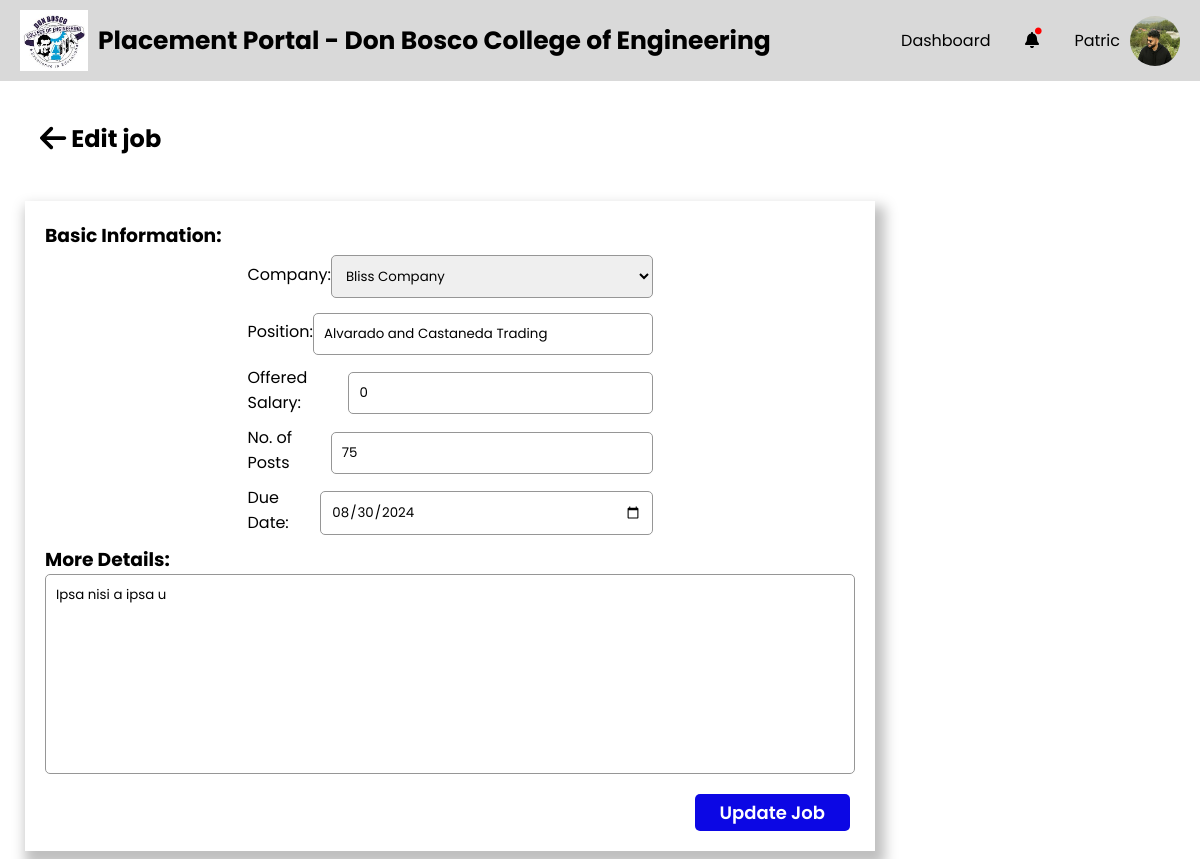
The page /PlacementCoordinator/job-edit.php?jid=43 (signed in) on the database as committed earlier.
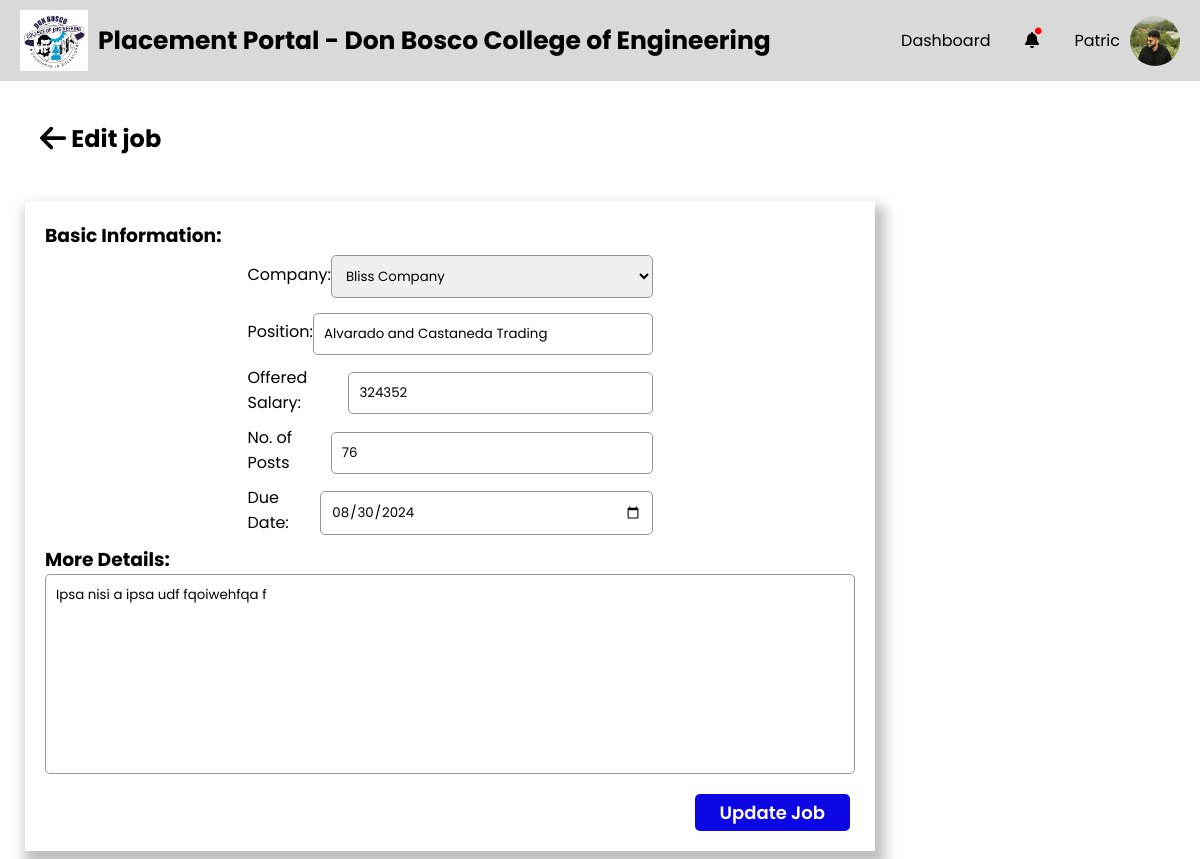
The same page on the database as committed later.
### tables this page shows
CREATE TABLE `jobplacements` (
  `J_id` int(11) NOT NULL,
  `J_Position` varchar(255) NOT NULL,
  `J_Backlogs_allowed` tinyint(1) DEFAULT NULL,
  `J_Description` text DEFAULT NULL,
  `J_Due_date` date DEFAULT NULL,
  `J_Offered_salary` float DEFAULT NULL,
  `J_Req_cgpa` decimal(4,2) DEFAULT NULL,
  `J_No_of_posts` int(11) DEFAULT NULL
);

### PlacementCoordinator/job-edit.php (the view, shortened to what this page needs)
<?php
$jid = (int)$_GET["jid"];
?>
<!DOCTYPE html>
<html lang="en">
<head>
    <?php include './head.php' ?>
    <link rel="stylesheet" href="./css/job-post-edit.css">
</head>
<body>
    <div id="wrapper">
        <?php include './header.php' ?>
        <div class="container">
            <?php include './sidebar.php' ?>
            <div class="main-container">
                <div class="main-container-header">
                    <h2 class="main-container-heading"><a href="./job-management.php"><i class="fa-solid fa-arrow-left fa-lg" style="color: #000000;"></i></a>
                        Edit job</h2>
                </div>
                <div class="sections">
                    <form action="" method="post">
                        <?php
                        $fetchQuery = "SELECT jp.J_Position as position, jp.J_No_of_posts as posts, jp.J_Offered_salary as salary, jp.J_Description as description, jp.J_Due_date as duedate, c.C_id as cid
                        FROM jobplacements as jp
                        INNER JOIN jobposting as j on j.J_id=jp.J_id
                        INNER JOIN company as c on c.C_id=j.C_id
                        WHERE jp.J_id = ?";
                        $fetch = $conn->prepare($fetchQuery);
                        $fetch->bind_param("i", $jid);
                        $fetch->execute();
                        $result = $fetch->get_result();
                        $row = $result->fetch_assoc();
                        ?>
                        <h3>Basic Information:</h3>
                        <div class="form-adjust">
                            <div class="inputbox">
                                <label for="">Company:</label>
                                <select name="company">
                                    <?php
                                    global $conn;
                                    $fetchCompanyQuery = "SELECT C_id, C_Name FROM company ORDER BY C_Name ASC";
                                    $fetchCompany = $conn->prepare($fetchCompanyQuery);
                                    $fetchCompany->execute();
                                    $result = $fetchCompany->get_result();
                                    while ($temprow = $result->fetch_assoc()) {
                                        $selected = '';
                                        if ($row['cid'] == $temprow['C_id']) {
                                            $selected = 'selected';
                                        }
                                        echo '<option value="' . $temprow["C_id"] . '" ' . $selected . '>' . $temprow["C_Name"] . '</option>';
                                    }
                                    ?>
                                </select>
                            </div>
                            <div class="inputbox">
                                <label for="">Position:</label>
                                <input value="<?php echo htmlspecialchars($row['position']); ?>" type="text" name="position">
                            </div>
                            <div class="inputbox">
                                <label for="">Offered Salary:</label>
                                <input value="<?php echo htmlspecialchars($row['salary']); ?>" type="number" name="offered-salary">
                            </div>
                            <div class="inputbox">
                                <label for="">No. of Posts</label>
                                <input value="<?php echo htmlspecialchars($row['posts']); ?>" type="number" name="no-of-posts">
                            </div>
                            <div class="inputbox">
                                <label for="">Due Date:</label>
                                <input value="<?php echo htmlspecialchars($row['duedate']); ?>" type="date" name="due-date">
                            </div>
                        </div>
                        <h3>More Details:</h3>
                        <textarea name="details" class="textarea-message" placeholder="Enter details"><?php echo htmlspecialchars($row['description']); ?></textarea>
                        <button type="submit" name="update-button" class="add-button">Update Job</button>
                    </form>
                </div>
            </div>
        </div>
    </div>
</body>
</html>

Rows that differ between the two databases and show on the page:
changed jobplacements "Alvarado and Castaneda Trading": offered-salary "0" → "324352"; no-of-posts "75" → "76"; details "Ipsa nisi a ipsa u" → "Ipsa nisi a ipsa udf fqoiwehfqa f"
